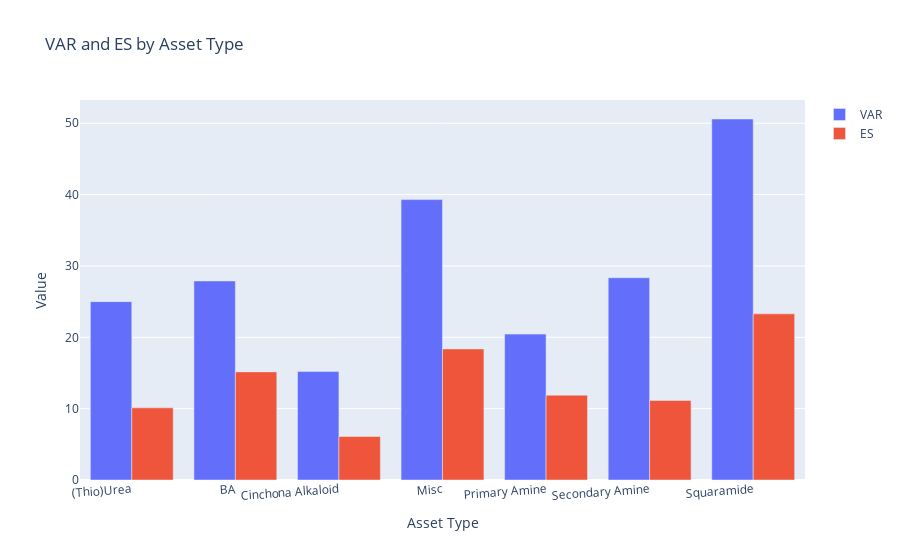

Write notebook code for a chart like this one.
### Code cell
def calculate_var_es(data):
    var = np.percentile(data, 100 * (1 - confidence_level))
    tail_losses = data[data < var]
    es = tail_losses.mean()
    return pd.Series({'VAR': var, 'ES': es})

results = df_ee.groupby('Catalyst_Type')['ee'].apply(calculate_var_es).reset_index()

fig = px.bar(results, x='Catalyst_Type', y='ee', title='VAR and ES by Asset Type',
             labels={'variable': 'Metric', 'value': 'Value'}, barmode='group',color='level_1')

# Customize the layout
fig.update_layout(xaxis_title='Asset Type', yaxis_title='Value', legend_title=None, xaxis_tickangle=-4
                  )

# Show the plot
fig.show()

### Figure 1 — Plotly figure (JSON) as saved in the notebook; plotly's stock layout.template omitted (floating-point values rounded to 4 significant figures)
{"data": [{"alignmentgroup": "True", "hovertemplate": "level_1=VAR<br>Catalyst_Type=%{x}<br>ee=%{y}<extra></extra>", "legendgroup": "VAR", "marker": {"color": "#636efa", "pattern": {"shape": ""}}, "name": "VAR", "offsetgroup": "VAR", "orientation": "v", "showlegend": true, "textposition": "auto", "type": "bar", "x": ["(Thio)Urea", "BA", "Cinchona Alkaloid", "Misc", "Primary Amine", "Secondary Amine", "Squaramide"], "xaxis": "x", "y": [25, 27.9, 15.2, 39.3, 20.45, 28.35, 50.6], "yaxis": "y"}, {"alignmentgroup": "True", "hovertemplate": "level_1=ES<br>Catalyst_Type=%{x}<br>ee=%{y}<extra></extra>", "legendgroup": "ES", "marker": {"color": "#EF553B", "pattern": {"shape": ""}}, "name": "ES", "offsetgroup": "ES", "orientation": "v", "showlegend": true, "textposition": "auto", "type": "bar", "x": ["(Thio)Urea", "BA", "Cinchona Alkaloid", "Misc", "Primary Amine", "Secondary Amine", "Squaramide"], "xaxis": "x", "y": [10.11, 15.15, 6.095, 18.38, 11.89, 11.15, 23.29], "yaxis": "y"}], "layout": {"barmode": "group", "legend": {"title": {}, "tracegroupgap": 0}, "title": {"text": "VAR and ES by Asset Type"}, "xaxis": {"anchor": "y", "domain": [0, 1], "tickangle": -4, "title": {"text": "Asset Type"}}, "yaxis": {"anchor": "x", "domain": [0, 1], "title": {"text": "Value"}}}}
